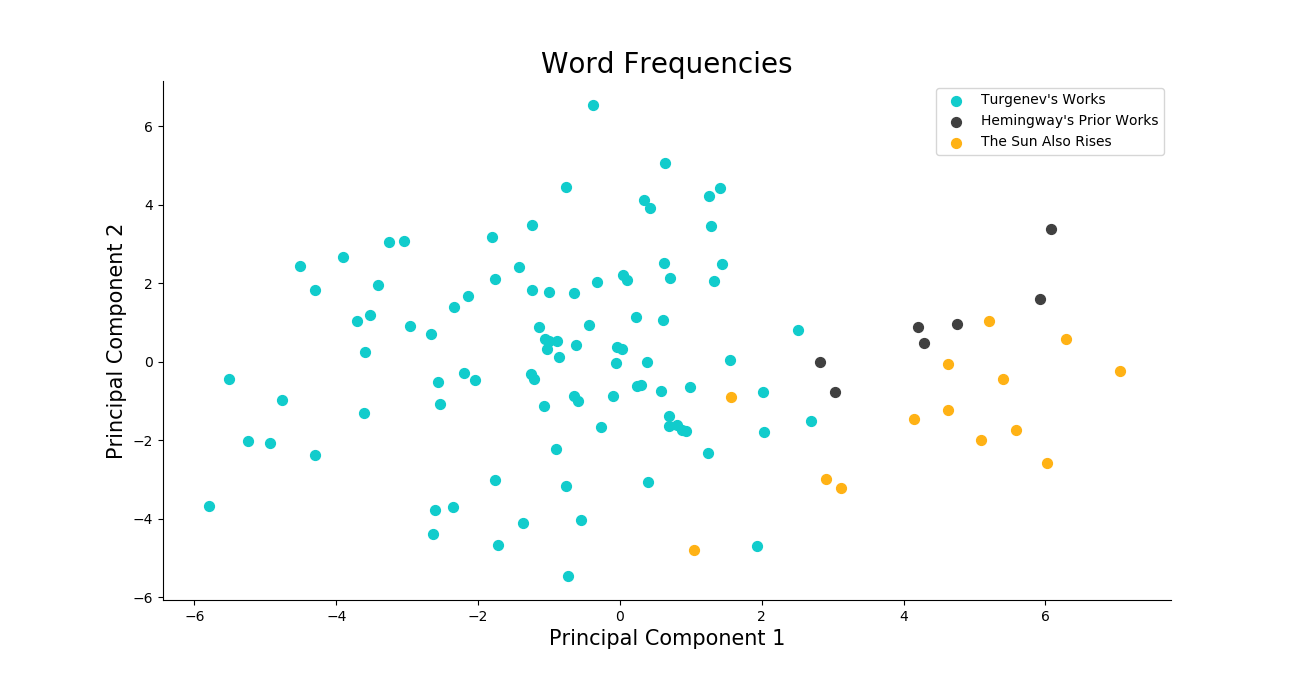

Source code (Python):
import matplotlib.pylab as plt
import pandas

frequencyDF = pandas.read_csv("data/hemingway_and_turgenev_frequency.csv")

fig = plt.figure(figsize = (8,8))
ax = fig.add_subplot(1,1,1)
ax.set_xlabel('Principal Component 1', fontsize = 15)
ax.set_ylabel('Principal Component 2', fontsize = 15)
ax.set_title('Word Frequencies', fontsize = 20)

targets = ["Turgenev's Works", "Hemingway's Prior Works", "The Sun Also Rises" ]
colors = ['#11CCCC', '#404040', '#FFB215']
for target, color in zip(targets,colors):
    indicesToKeep = frequencyDF['target'] == target
    ax.scatter(frequencyDF.loc[indicesToKeep, 'Principal Component 1']
               , frequencyDF.loc[indicesToKeep, 'Principal Component 2']
               , c = color
               , s = 50)

ax.legend(targets)
ax.spines['right'].set_visible(False)
ax.spines['top'].set_visible(False)
plt.show()
